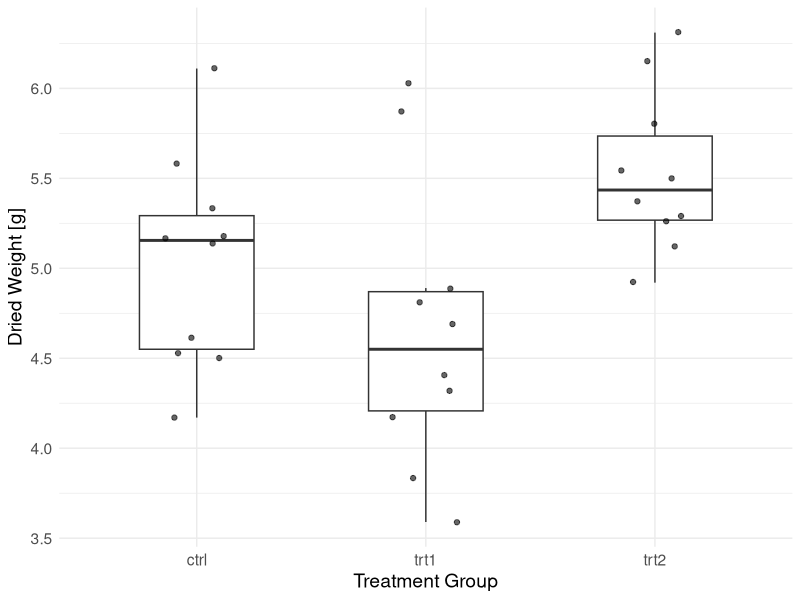

The R source for this figure:
## ---- chunk 1
#| echo: false
data(PlantGrowth)

group_summary <- aggregate(
  weight ~ group,
  data = PlantGrowth,
  FUN = function(x) c(mean = mean(x), sd = sd(x), n = length(x))
)

summary_df <- data.frame(
  Group = group_summary$group,
  Mean = round(group_summary$weight[, "mean"], 2),
  SD = round(group_summary$weight[, "sd"], 2),
  n = group_summary$weight[, "n"]
)

knitr::kable(summary_df, caption = "Summary statistics by treatment group.")
## ---- chunk 2
#| label: fig-boxplot
#| fig-cap: "Distribution of dried plant weight by treatment group."
#| echo: false

library(ggplot2)

ggplot(PlantGrowth, aes(x = group, y = weight)) +
  geom_boxplot(width = 0.5, outlier.shape = NA) +
  geom_jitter(width = 0.15, alpha = 0.6) +
  labs(
    x = "Treatment Group",
    y = "Dried Weight [g]"
  ) +
  theme_minimal() +
  theme(text = element_text(size = 14))
## ---- chunk 3
#| echo: false
model <- aov(weight ~ group, data = PlantGrowth)
summary(model)
## ---- chunk 4
#| echo: false
TukeyHSD(model)
